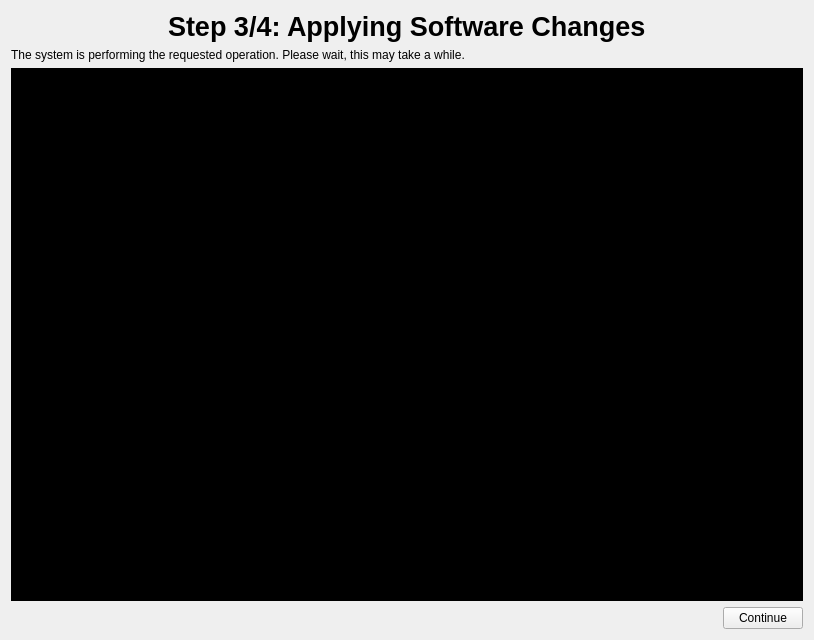
<?xml version="1.0" encoding="UTF-8"?>
<ui version="4.0">
 <class>ApplyingChangesPage</class>
 <widget class="QWidget" name="ApplyingChangesPage">
  <property name="geometry">
   <rect>
    <x>0</x>
    <y>0</y>
    <width>814</width>
    <height>640</height>
   </rect>
  </property>
  <property name="windowTitle">
   <string>Form</string>
  </property>
  <layout class="QVBoxLayout" name="verticalLayout">
   <item>
    <layout class="QHBoxLayout" name="horizontalLayout">
     <item>
      <spacer name="horizontalSpacer_2">
       <property name="orientation">
        <enum>Qt::Horizontal</enum>
       </property>
       <property name="sizeHint" stdset="0">
        <size>
         <width>40</width>
         <height>20</height>
        </size>
       </property>
      </spacer>
     </item>
     <item>
      <widget class="QLabel" name="label">
       <property name="text">
        <string>&lt;span style=&quot; font-size:20pt; font-weight:600;&quot;&gt;Step 3/4: Applying Software Changes&lt;/span&gt;</string>
       </property>
      </widget>
     </item>
     <item>
      <spacer name="horizontalSpacer">
       <property name="orientation">
        <enum>Qt::Horizontal</enum>
       </property>
       <property name="sizeHint" stdset="0">
        <size>
         <width>40</width>
         <height>20</height>
        </size>
       </property>
      </spacer>
     </item>
    </layout>
   </item>
   <item>
    <widget class="QLabel" name="label_2">
     <property name="text">
      <string>The system is performing the requested operation. Please wait, this may take a while.</string>
     </property>
     <property name="wordWrap">
      <bool>true</bool>
     </property>
    </widget>
   </item>
   <item>
    <widget class="QPlainTextEdit" name="logView">
     <property name="styleSheet">
      <string notr="true">background-color: rgb(0, 0, 0);
color: rgb(255, 255, 255);
font: 9pt &quot;Monospace&quot;;</string>
     </property>
     <property name="readOnly">
      <bool>true</bool>
     </property>
     <property name="plainText">
      <string/>
     </property>
    </widget>
   </item>
   <item>
    <layout class="QHBoxLayout" name="horizontalLayout_2">
     <item>
      <spacer name="horizontalSpacer_3">
       <property name="orientation">
        <enum>Qt::Horizontal</enum>
       </property>
       <property name="sizeHint" stdset="0">
        <size>
         <width>40</width>
         <height>20</height>
        </size>
       </property>
      </spacer>
     </item>
     <item>
      <widget class="QPushButton" name="continueButton">
       <property name="text">
        <string>Continue</string>
       </property>
       <property name="icon">
        <iconset theme="go-next"/>
       </property>
      </widget>
     </item>
    </layout>
   </item>
  </layout>
 </widget>
 <resources/>
 <connections/>
</ui>
